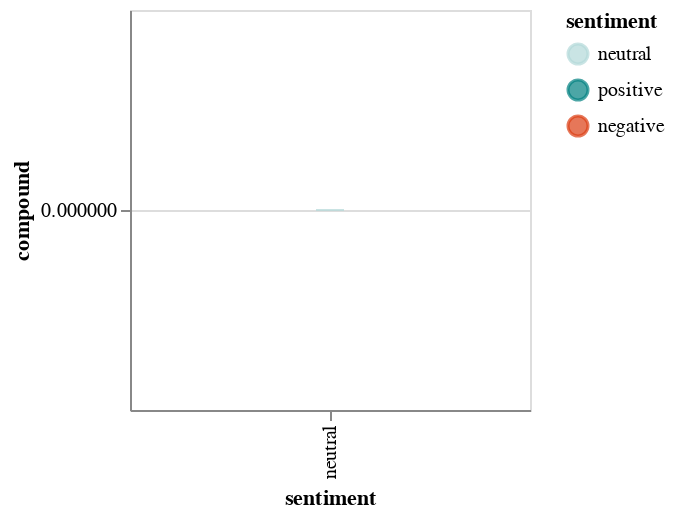

Write notebook code for a chart like this one.
### Code cell
alt.Chart(df).mark_boxplot().encode(
    x=alt.X('sentiment'),
    y=alt.Y('compound'),
    color=alt.Color('sentiment', scale=alt.Scale(domain=domain, range=range_))
).properties(
    width=200,
    height=200
)
